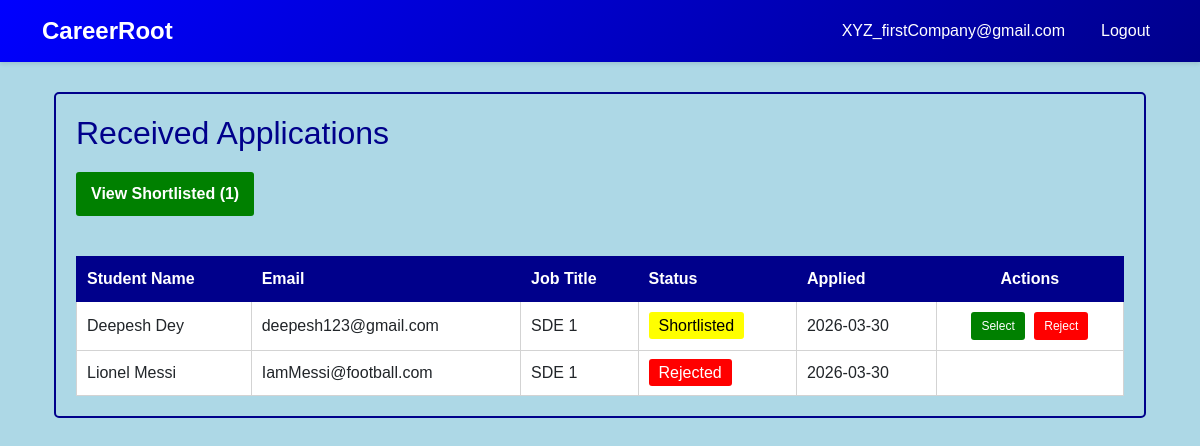
Page /company/applications (signed in) on the earlier database version.
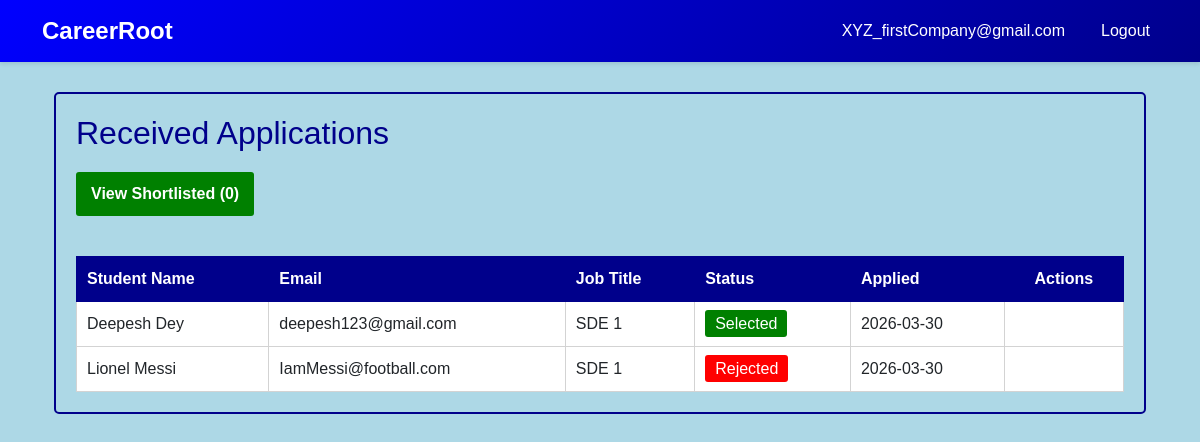
Same page on the later database version.
### core/database/models.py (models this page shows, shortened)
class Company(db.Model):
    __tablename__ = 'company'
    company_id = db.Column(db.Integer, primary_key=True, autoincrement=True)
    company_name = db.Column(db.String(150), nullable=False)
    email = db.Column(db.String(120), unique=True, nullable=False)
    password = db.Column(db.String(255), nullable=False)
    hr_contact = db.Column(db.String(100), nullable=True)
    website = db.Column(db.String(255), nullable=True)
    approval_status = db.Column(
        db.String(20),
        default=ApprovalStatus.PENDING.value,
        nullable=False
    )  #pending/aproved/rejected
    blacklist_status = db.Column(db.Boolean, default=False)  # True = blacklisted
    created_at = db.Column(db.DateTime, default=datetime.utcnow)
    updated_at = db.Column(db.DateTime, default=datetime.utcnow, onupdate=datetime.utcnow)
    drives = db.relationship('PlacementDrive', backref='company', lazy=True, cascade='all, delete-orphan')

class Application(db.Model):
    __tablename__ = 'application'
    application_id = db.Column(db.Integer, primary_key=True, autoincrement=True)
    student_id = db.Column(db.Integer, db.ForeignKey('student.student_id'), nullable=False)
    drive_id = db.Column(db.Integer, db.ForeignKey('placement_drive.drive_id'), nullable=False)
    application_date = db.Column(db.DateTime, default=datetime.utcnow)
    status = db.Column(
        db.String(20),
        default=ApplicationStatus.APPLIED.value,
        nullable=False
    )  #Applied, Shortlisted, Selected, Rejected
    created_at = db.Column(db.DateTime, default=datetime.utcnow)
    updated_at = db.Column(db.DateTime, default=datetime.utcnow, onupdate=datetime.utcnow)
    placement = db.relationship('Placement', backref='application', uselist=False, cascade='all, delete-orphan')
    __table_args__ = (db.UniqueConstraint('student_id', 'drive_id', name='unique_student_drive'),)

class Student(db.Model):
    __tablename__ = 'student'
    student_id = db.Column(db.Integer, primary_key=True, autoincrement=True)
    name = db.Column(db.String(150), nullable=False)
    email = db.Column(db.String(120), unique=True, nullable=False)
    password = db.Column(db.String(255), nullable=False)
    phone = db.Column(db.String(15), nullable=True)
    department = db.Column(db.String(100), nullable=True)
    cgpa = db.Column(db.Float, nullable=True)
    resume_path = db.Column(db.String(255), nullable=True)  # Path to uploaded resume
    blacklist_status = db.Column(db.Boolean, default=False)  # True = blacklisted
    created_at = db.Column(db.DateTime, default=datetime.utcnow)
    updated_at = db.Column(db.DateTime, default=datetime.utcnow, onupdate=datetime.utcnow)
    applications = db.relationship('Application', backref='student', lazy=True, cascade='all, delete-orphan')
    placements = db.relationship('Placement', backref='student', lazy=True, cascade='all, delete-orphan')

class PlacementDrive(db.Model):
    __tablename__ = 'placement_drive'
    drive_id = db.Column(db.Integer, primary_key=True, autoincrement=True)
    company_id = db.Column(db.Integer, db.ForeignKey('company.company_id'), nullable=False)
    job_title = db.Column(db.String(150), nullable=False)
    job_description = db.Column(db.Text, nullable=True)
    eligibility_criteria = db.Column(db.Text, nullable=True)
    skills_required = db.Column(db.Text, nullable=True)  #comma separated skills
    experience_required = db.Column(db.String(100), nullable=True)  #e.g., 0-2 years
    salary_range = db.Column(db.String(100), nullable=True)  #e.g., 5-8 LPA
    application_deadline = db.Column(db.DateTime, nullable=False)
    status = db.Column(
        db.String(20),
        default=DriveStatus.PENDING.value,
        nullable=False
    )  # pending, aproved, closed
    created_at = db.Column(db.DateTime, default=datetime.utcnow)
    updated_at = db.Column(db.DateTime, default=datetime.utcnow, onupdate=datetime.utcnow)
    applications = db.relationship('Application', backref='drive', lazy=True, cascade='all, delete-orphan')
    placements = db.relationship('Placement', backref='drive', lazy=True, cascade='all, delete-orphan')

### core/routes/company.py (the view)
@company_bp.route('/applications')
def applications():
    if not check_company():
        return redirect(url_for('auth.homepage'))
    company_id = session.get('user_id')
    company = Company.query.get(company_id)
    applications = db.session.query(Application).join(
        PlacementDrive, Application.drive_id == PlacementDrive.drive_id
    ).filter(PlacementDrive.company_id == company_id).all()
    return render_template('company_view_applications.html', company=company, applications=applications)

### core/routes/company.py (called while the page is built)
def check_company():
    if session.get('user_type') != 'company':
        flash('Unauthorized access', 'danger')
        return False
    return True

### templates/company_view_applications.html (shortened to what this page needs)
{% extends "base.html" %}
{% block content %}
<div class="container" style="margin-top:30px; margin-bottom:30px;">
    <div style="background-color:lightblue; padding:20px; border:2px solid darkblue; border-radius:5px;">
        <h2 style="color:darkblue; margin-bottom:20px;">Received Applications</h2>
        <a href="{{ url_for('company.shortlisted') }}" style="background-color:green; color:white; padding:10px 15px; border:none; border-radius:3px; text-decoration:none; font-weight:bold; margin-bottom:20px; display:inline-block; margin-right:10px;">
            View Shortlisted ({{ applications|selectattr('status', 'equalto', 'Shortlisted')|list|length }})
        </a>
        {% if applications %}
            <table style="width:100%; border-collapse:collapse; background-color:white; margin-top:20px;">
                <thead>
                    <tr style="background-color:darkblue; color:white;">
                        <th style="padding:10px; border:1px solid darkblue; text-align:left;">Student Name</th>
                        <th style="padding:10px; border:1px solid darkblue; text-align:left;">Email</th>
                        <th style="padding:10px; border:1px solid darkblue; text-align:left;">Job Title</th>
                        <th style="padding:10px; border:1px solid darkblue; text-align:left;">Status</th>
                        <th style="padding:10px; border:1px solid darkblue; text-align:left;">Applied</th>
                        <th style="padding:10px; border:1px solid darkblue; text-align:center;">Actions</th>
                    </tr>
                </thead>
                <tbody>
                    {% for application in applications %}
                        <tr style="border-bottom:1px solid lightgray;">
                            <td style="padding:10px; border:1px solid lightgray;">{{ application.student.name }}</td>
                            <td style="padding:10px; border:1px solid lightgray;">{{ application.student.email }}</td>
                            <td style="padding:10px; border:1px solid lightgray;">{{ application.drive.job_title }}</td>
                            <td style="padding:10px; border:1px solid lightgray;">
                                {% if application.status == 'Applied' %}
                                    <span style="background-color:blue; color:white; padding:5px 10px; border-radius:3px;">{{ application.status }}</span>
                                {% elif application.status == 'Shortlisted' %}
                                    <span style="background-color:yellow; color:black; padding:5px 10px; border-radius:3px;">{{ application.status }}</span>
                                {% elif application.status == 'Selected' %}
                                    <span style="background-color:green; color:white; padding:5px 10px; border-radius:3px;">{{ application.status }}</span>
                                {% elif application.status == 'Rejected' %}
                                    <span style="background-color:red; color:white; padding:5px 10px; border-radius:3px;">{{ application.status }}</span>
                                {% endif %}
                            </td>
                            <td style="padding:10px; border:1px solid lightgray;">{{ application.application_date.strftime('%Y-%m-%d') }}</td>
                            <td style="padding:10px; border:1px solid lightgray; text-align:center;">
                                {% if application.status != 'Rejected' and application.status != 'Selected' %}
                                    <form method="POST" style="display:inline-block;">
                                        {% if application.status == 'Shortlisted' %}
                                            <button formaction="{{ url_for('company.select_application', application_id=application.application_id) }}" type="submit" style="background-color:green; color:white; padding:5px 10px; border:none; border-radius:3px; cursor:pointer; font-size:12px; margin-right:5px;">
                                                Select
                                            </button>
                                        {% endif %}
                                        <button formaction="{{ url_for('company.reject_application', application_id=application.application_id) }}" type="submit" style="background-color:red; color:white; padding:5px 10px; border:none; border-radius:3px; cursor:pointer; font-size:12px;">
                                            Reject
                                        </button>
                                    </form>
                                {% endif %}
                            </td>
                        </tr>
                    {% endfor %}
                </tbody>
            </table>
        {% else %}
            <div style="background-color:white; padding:20px; border:1px solid lightgray; border-radius:3px; text-align:center;">
                <p>No applications received yet.</p>
            </div>
        {% endif %}
    </div>
</div>
{% endblock %}

### templates/base.html (shortened to what this page needs)
<!DOCTYPE html>
<html lang="en">
<head>
    <link href="https://cdn.jsdelivr.net/npm/bootstrap@5.3.0/dist/css/bootstrap.min.css" rel="stylesheet">
</head>
<body>
    <nav class="navbar navbar-expand navbar-dark">
        <div class="container">
            <a class="navbar-brand" href="/">CareerRoot</a>
            <ul class="navbar-nav ms-auto">
                {% if session.get('user_type') %}
                    <li class="nav-item">
                        <span class="nav-link">{{ session.get('username') }}</span>
                    </li>
                    <li class="nav-item">
                        <a class="nav-link" href="{{ url_for('auth.logout') }}">Logout</a>
                    </li>
                {% else %}
                    <li class="nav-item">
                        <a class="nav-link" href="{{ url_for('auth.login') }}">Login</a>
                    </li>
                {% endif %}
            </ul>
        </div>
    </nav>
    <div class="container">
        {% block content %}{% endblock %}
    </div>
</body>
</html>

### templates/base.html (style rules this page uses)
:root { --primary-color: blue; --secondary-color: darkblue; --danger-color: red; --success-color: green; }
body { font-family: 'Arial', sans-serif; background-color: lightblue; }
.navbar { background: linear-gradient(135deg, var(--primary-color) 0%, var(--secondary-color) 100%); box-shadow: 0 2px 4px rgba(0,0,0,0.1); }
.navbar-brand { font-weight: 700; font-size: 1.5rem; }
.nav-link { color: white !important; margin-left: 20px; }

Differences in the rows shown:
changed Application "Deepesh Dey": status "Shortlisted" → "Selected"
Other differences:
text no longer shown: "1"
text now shown: "0"
